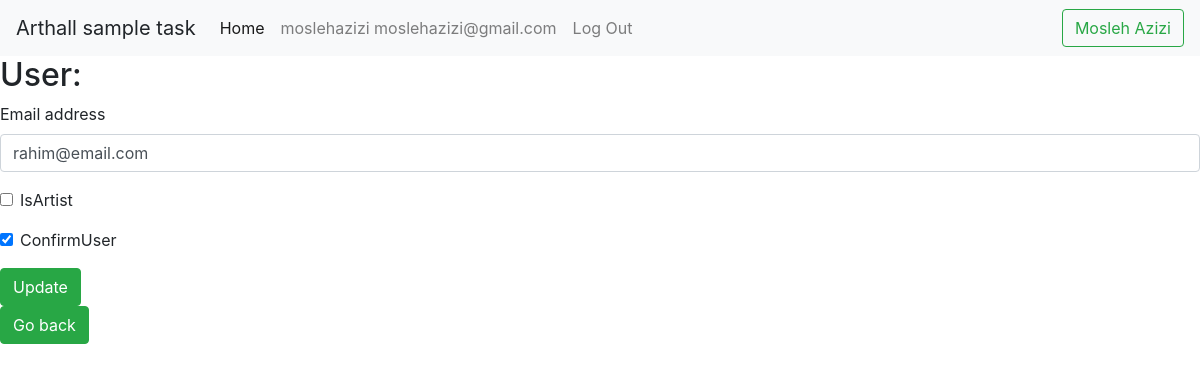
/user-update/2/update/ (signed in), run on the app's committed database.
### accounts/models.py (models this page shows, shortened)
class CustomUser(AbstractUser):
    phone_number = PhoneNumberField()
    IsArtist = models.BooleanField(default=True)
    ConfirmUser = models.BooleanField(default=False)

### pages/views.py (the view, shortened to what this page needs)
# urls.py: path('user-update/<int:pk>/update/', UserUpdateView.as_view(), name='user_update'),
class UserUpdateView(LoginRequiredMixin, UpdateView):
    model = CustomUser
    template_name = 'pages/user_update.html'
    fields = ('email', 'IsArtist', 'ConfirmUser',)

### templates/pages/user_update.html (shortened to what this page needs)
{% extends '_base.html' %}
{% load crispy_forms_tags %}
    {% block content %}
        <h2>User:</h2>
        <form method="post">
            {{ form|crispy }}
            <input type="submit" class="btn btn-success" value="Update"></br>
        </form>
        <a href="{{request.META.HTTP_REFERER}}" class='btn btn-success'>Go back</a>
    {% endblock content %}

### templates/_base.html (shortened to what this page needs)
<!doctype html>
<html lang="en">
  <head>
    <link rel="stylesheet" href="https://cdn.jsdelivr.net/npm/bootstrap@4.0.0/dist/css/bootstrap.min.css"
>
  </head>
  <body>
    <nav class="navbar navbar-expand-lg navbar-light bg-light">
        <a class="navbar-brand" >Arthall sample task</a>
        <div class="collapse navbar-collapse" id="navbarSupportedContent">
            <ul class="navbar-nav mr-auto">
                <li class="nav-item active">
                <a class="nav-link" href="{% url "home" %}">Home <span class="sr-only">(current)</span></a>
                </li>
                <li class="nav-item">
                    {% if user.is_authenticated %}
                        <li><a class="nav-link">{{user.username}} {{user.email}}</a></li>
                        <li><a class="nav-link" href="{% url "account_logout" %}">Log Out</a></li>
                    {% else %}
                        <li><a class="nav-link" href="{% url "account_login" %}">Log In</a></li>
                        <li><a class="nav-link" href="{% url "account_signup" %}">Sign Up</a></li>
                    {% endif %}
                </li>
            </ul>
            <form class="form-inline my-2 my-lg-0">
                <p class="btn btn-outline-success my-2 my-sm-0">Mosleh Azizi</p>
            </form>
        </div>
    </nav>
    {% block content %}
    {% endblock content %}
  </body>
</html>

### data on the page
CustomUser: username "moslehazizi", email "moslehazizi@gmail.com"
CustomUser: email "rahim@email.com", ConfirmUser "☑"
